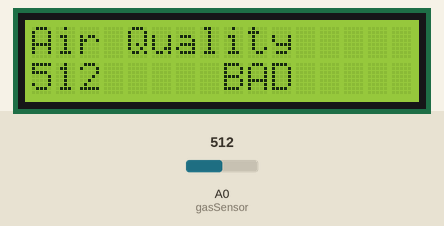
A sketch run on a simulated Arduino Uno, built with avr-gcc and run on an emulated ATmega328P. Parts: 16×2 character LCD. The inputs (shaded band) are chosen by the test bench; at power-on: A0 (gasSensor) = 512.

Above: at 1.2 s.
1.3 s: A0 (gasSensor) set to 411
At 2.6 s:
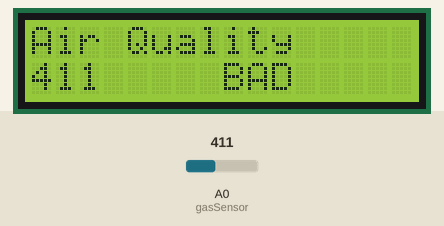
3.6 s: A0 (gasSensor) set to 384
At 4.5 s:
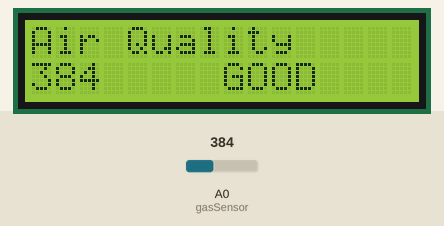
5.6 s: A0 (gasSensor) set to 410
At 7.6 s:
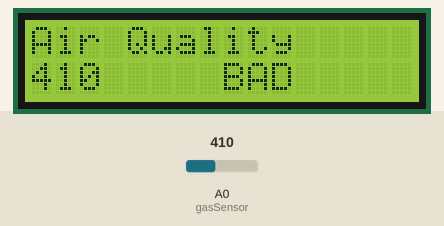
Timing chart, 0 to 9.1 s (numbered marks = the images above; inputs shaded):
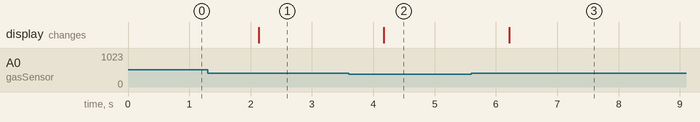

Measured:
- the behaviour switches between 401 and 400 on A0 (gasSensor) (found by bisection; images 1 and 2)
- after the input at 1.3 s, the display: changes after 0.83 s (image 1)
- after the input at 3.6 s, the display: changes after 0.57 s (image 2)
- after the input at 5.6 s, the display: changes after 0.62 s (image 3)

The sketch:

sketch2.ino
```cpp
#include <Wire.h>
#include <LiquidCrystal_I2C.h>

LiquidCrystal_I2C lcd(0x27, 16, 2); // if not works, try 0x3F

int gasSensor = A0;
int gasValue = 0;

void setup() {
  lcd.init();
  lcd.backlight();
}

void loop() {
  gasValue = analogRead(gasSensor);

  lcd.clear();
  lcd.setCursor(0, 0);
  lcd.print("Air Quality");

  lcd.setCursor(0, 1);
  lcd.print(gasValue);

  if (gasValue > 400) {
    lcd.setCursor(8, 1);
    lcd.print("BAD");
  } else {
    lcd.setCursor(8, 1);
    lcd.print("GOOD");
  }

  delay(1000);
}
```
